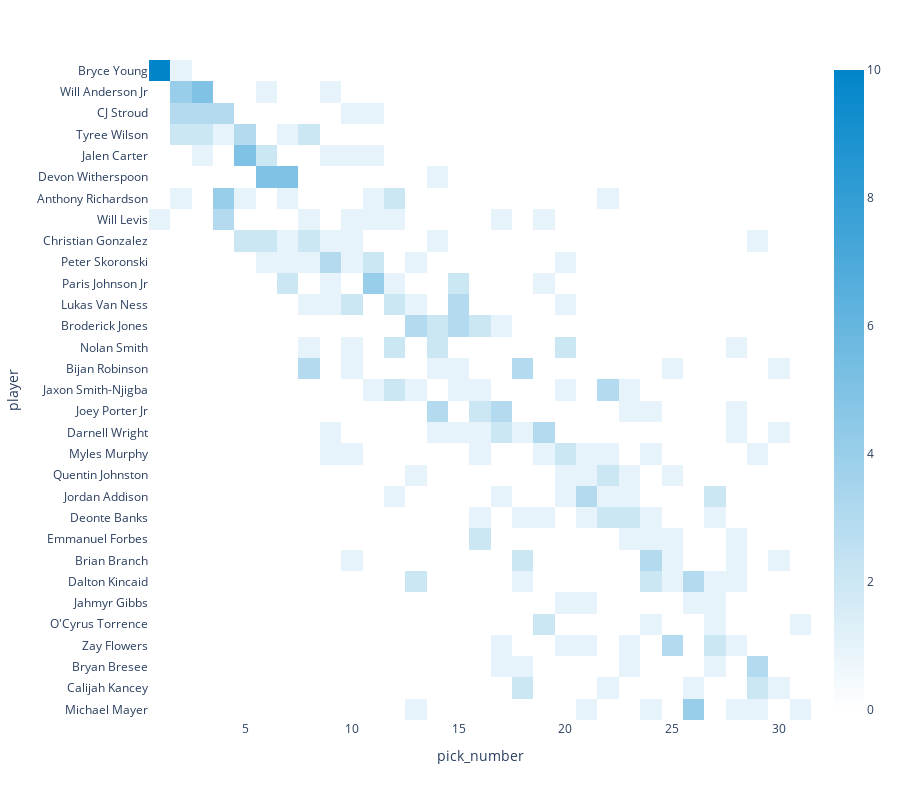

Notebook code cell kept with this figure:
### Code cell
fig = px.imshow(df_heatmap,
                color_continuous_scale=['#FFFFFF', '#0085CA'])

fig.update_layout(autosize=False, 
                  showlegend=False,
                  width=900,
                  height=800)

fig.update_traces(showlegend=False)

fig.show()

### Figure 1 — Plotly figure (JSON) as saved in the notebook; plotly's stock layout.template omitted (floating-point values rounded to 4 significant figures; data arrays with more than 128 entries replaced by an {"elided": "..."} marker saying what was removed)
{"data": [{"coloraxis": "coloraxis", "hovertemplate": "pick_number: %{x}<br>player: %{y}<br>color: %{z}<extra></extra>", "name": "0", "showlegend": false, "type": "heatmap", "x": [1, 2, 3, 4, 5, 6, 7, 8, 9, 10, 11, 12, 13, 14, 15, 16, 17, 18, 19, 20, 21, 22, 23, 24, 25, 26, 27, 28, 29, 30, 31], "xaxis": "x", "y": ["Bryce Young", "Will Anderson Jr", "CJ Stroud", "Tyree Wilson", "Jalen Carter", "Devon Witherspoon", "Anthony Richardson", "Will Levis", "Christian Gonzalez", "Peter Skoronski", "Paris Johnson Jr", "Lukas Van Ness", "Broderick Jones", "Nolan Smith", "Bijan Robinson", "Jaxon Smith-Njigba", "Joey Porter Jr", "Darnell Wright", "Myles Murphy", "Quentin Johnston", "Jordan Addison", "Deonte Banks", "Emmanuel Forbes", "Brian Branch", "Dalton Kincaid", "Jahmyr Gibbs", "O'Cyrus Torrence", "Zay Flowers", "Bryan Bresee", "Calijah Kancey", "Michael Mayer"], "yaxis": "y", "z": {"elided": "31x31 int values"}}], "layout": {"autosize": false, "coloraxis": {"colorscale": [[0, "#FFFFFF"], [1, "#0085CA"]]}, "height": 800, "margin": {"t": 60}, "showlegend": false, "width": 900, "xaxis": {"anchor": "y", "constrain": "domain", "domain": [0, 1], "scaleanchor": "y", "title": {"text": "pick_number"}}, "yaxis": {"anchor": "x", "autorange": "reversed", "constrain": "domain", "domain": [0, 1], "title": {"text": "player"}}}}
